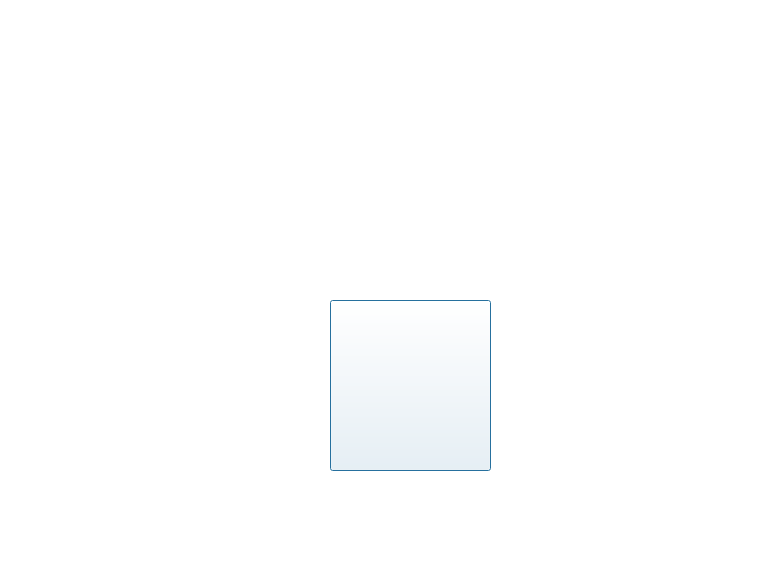
<?xml version="1.0" encoding="UTF-8"?>
<ui version="4.0">
 <class>Dialog</class>
 <widget class="QDialog" name="Dialog">
  <property name="geometry">
   <rect>
    <x>0</x>
    <y>0</y>
    <width>781</width>
    <height>588</height>
   </rect>
  </property>
  <property name="windowTitle">
   <string>Dialog</string>
  </property>
  <property name="styleSheet">
   <string notr="true">background-color: rgb(255, 255, 255);</string>
  </property>
  <widget class="QLabel" name="save_label">
   <property name="geometry">
    <rect>
     <x>120</x>
     <y>130</y>
     <width>601</width>
     <height>61</height>
    </rect>
   </property>
   <property name="styleSheet">
    <string notr="true">background-image: url(:/newPrefix/image/saved_label.png);</string>
   </property>
   <property name="text">
    <string/>
   </property>
  </widget>
  <widget class="QPushButton" name="home_pushButton">
   <property name="geometry">
    <rect>
     <x>330</x>
     <y>300</y>
     <width>161</width>
     <height>171</height>
    </rect>
   </property>
   <property name="styleSheet">
    <string notr="true">background-image: url(:/newPrefix/image/HOME.png);
background-color: rgb(255, 255, 255);</string>
   </property>
   <property name="text">
    <string/>
   </property>
  </widget>
 </widget>
 <resources>
  <include location="../qrc/label.qrc"/>
  <include location="../qrc/button.qrc"/>
 </resources>
 <connections/>
</ui>
